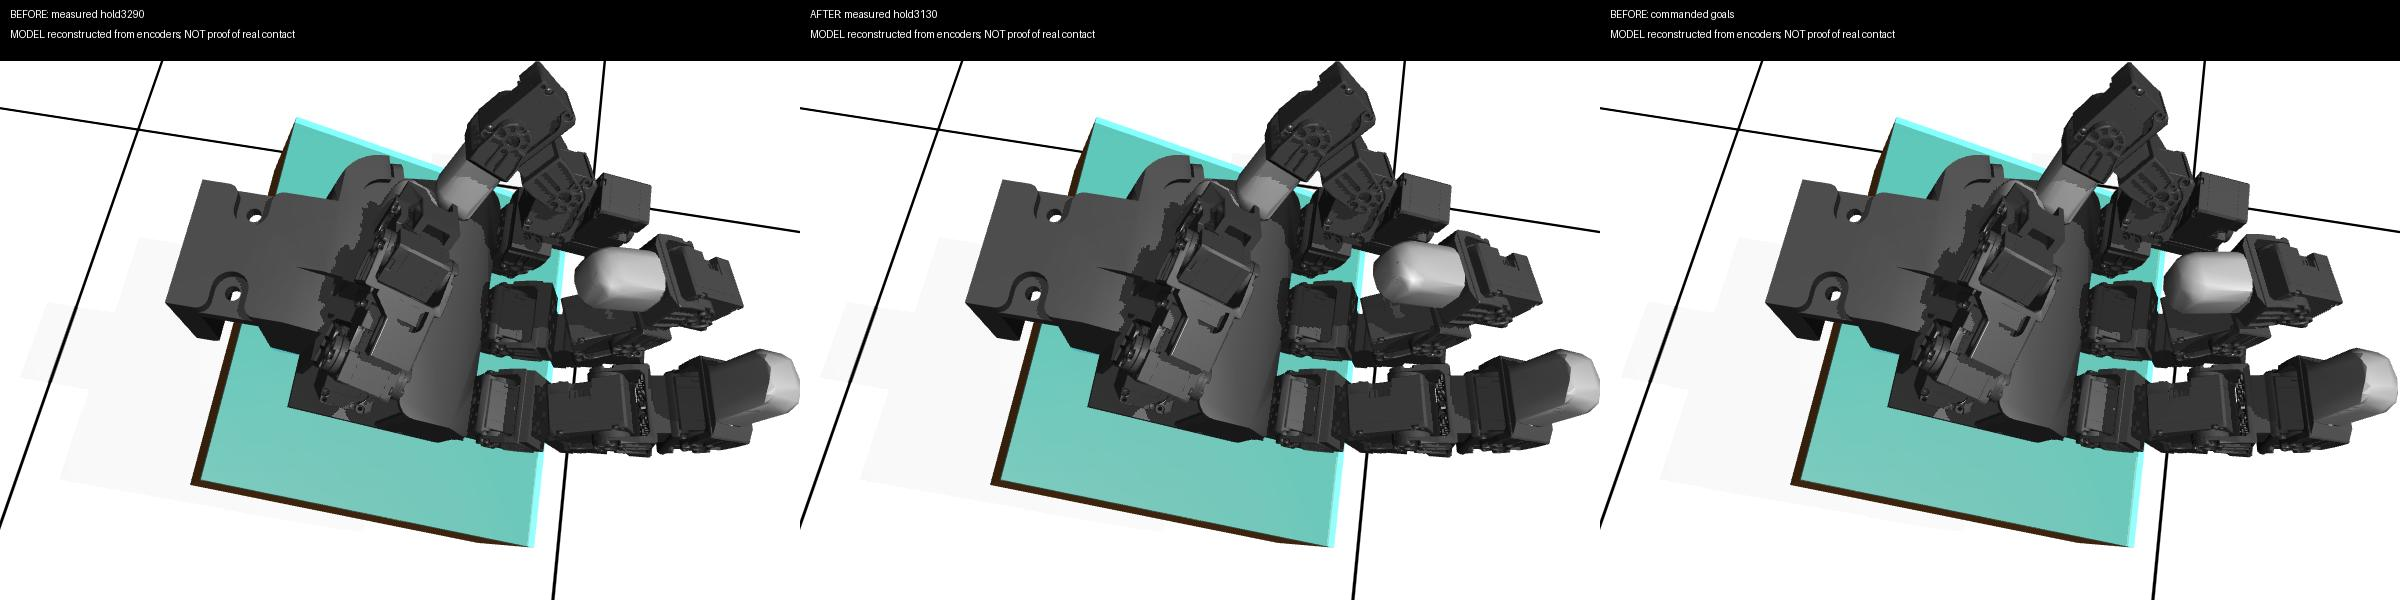

The script that saved this image:
"""Reconstruct measured before/after joints; screen model thumb-middle distances."""
import os
os.environ.setdefault('MUJOCO_GL','egl')
import json,hashlib
from pathlib import Path
import numpy as np
import mujoco
from PIL import Image,ImageDraw
from mujoco_playground import registry
from sac_supported_start_env import SupportedStart
ROOT=Path(__file__).resolve().parent
ORDER=np.array(list(range(4,16))+list(range(4)));TICK=2*np.pi/4096

def main():
    source=ROOT/'leap_id12_backoff_empty_result.json';hw=json.loads(source.read_text())
    cfg=registry.get_default_config('LeapCubeFaceUp');cfg.impl='jax'
    env=SupportedStart(registry.load('LeapCubeFaceUp',config=cfg),diagnostic_cube_side_mm=55)
    m=env.mj_model;cube=m.geom('cube').id;m.geom_contype[cube]=m.geom_conaffinity[cube]=0
    # Joint descendants identify fingers independently of geometry naming.
    def descendants(root):
        ids={root}
        for i in range(m.nbody):
            if int(m.body_parentid[i]) in ids:ids.add(i)
        return ids
    thumbroot=int(m.jnt_bodyid[int(m.actuator_trnid[12,0])])
    midroot=int(m.jnt_bodyid[int(m.actuator_trnid[4,0])])
    tb,mb=descendants(thumbroot),descendants(midroot)
    # Restrict to collision geometry; visual meshes are not physical clearance evidence.
    tg=[i for i in range(m.ngeom) if m.geom_bodyid[i] in tb and (m.geom_contype[i] or m.geom_conaffinity[i])]
    mg=[i for i in range(m.ngeom) if m.geom_bodyid[i] in mb and (m.geom_contype[i] or m.geom_conaffinity[i])]
    base=json.loads((ROOT/'sac_cube55_resets.json').read_text())['candidates'][0]['qpos']
    rows=[];frames=[]
    opt=mujoco.MjvOption();opt.geomgroup[2]=1;opt.geomgroup[3]=0;opt.geomgroup[4]=0
    for label,raw in [('BEFORE: measured hold3290',hw['approach_hold']['actual_end_median']),
                      ('AFTER: measured hold3130',hw['return_hold']['actual_end_median']),
                      ('BEFORE: commanded goals',hw['approach_hold']['goal'])]:
        d=mujoco.MjData(m);d.qpos[:]=base;d.qpos[:16]=np.asarray(raw)[ORDER]*TICK-np.pi
        d.ctrl[:]=d.qpos[:16];mujoco.mj_forward(m,d)
        pairs=[]
        for a in tg:
            for b in mg:
                seg=np.zeros(6);distance=mujoco.mj_geomDistance(m,d,a,b,.2,seg)
                pairs.append(dict(thumb=m.geom(a).name or f'geom{a}',middle=m.geom(b).name or f'geom{b}',
                    thumb_body=m.body(m.geom_bodyid[a]).name,middle_body=m.body(m.geom_bodyid[b]).name,
                    signed_distance_mm=float(distance*1000),nearest_points=seg.tolist()))
        pairs.sort(key=lambda p:p['signed_distance_mm'])
        contacts=[dict(a=m.geom(c.geom1).name,b=m.geom(c.geom2).name,
            body_a=m.body(m.geom_bodyid[c.geom1]).name,body_b=m.body(m.geom_bodyid[c.geom2]).name,
            penetration_mm=-float(c.dist)*1000) for c in d.contact if c.dist<0]
        row=dict(label=label,raw_id_order=raw,closest_thumb_middle=pairs[:5],penetrating_contacts=contacts)
        rows.append(row);print(json.dumps(row),flush=True)
        # Cube is absent for this diagnostic, hide its render geometry too.
        cb=m.geom_bodyid[cube]
        for i in range(m.ngeom):
            if m.geom_bodyid[i]==cb:m.geom_rgba[i,3]=0
        with mujoco.Renderer(m,height=600,width=800) as renderer:
            camera=mujoco.MjvCamera();camera.lookat[:]=[.07,0,-.02];camera.distance=.34;camera.azimuth=100;camera.elevation=-70
            renderer.update_scene(d,camera=camera,scene_option=opt)
            im=Image.fromarray(renderer.render());draw=ImageDraw.Draw(im)
            draw.rectangle((0,0,800,60),fill='black');draw.text((10,8),label,fill='white')
            draw.text((10,28),'MODEL reconstructed from encoders; NOT proof of real contact',fill='white')
            frames.append(im)
    report=dict(source_sha256=hashlib.sha256(source.read_bytes()).hexdigest(),hardware_timestamp=hw['timestamp'],
        thumb_bodies=[m.body(i).name for i in sorted(tb)],middle_bodies=[m.body(i).name for i in sorted(mb)],
        results=rows,motor_commands_sent=0,physical_contact_verified=False,
        caveat='Collision proxies, mount frame and cable geometry not fully calibrated. Positive model distance does not exclude physical contact.')
    (ROOT/'sac_backoff_contact_review_result.json').write_text(json.dumps(report,indent=2)+'\n')
    canvas=Image.new('RGB',(2400,600))
    for i,im in enumerate(frames):canvas.paste(im,(i*800,0))
    canvas.save(ROOT/'sac_backoff_contact_review.jpg')

if __name__=='__main__':main()
